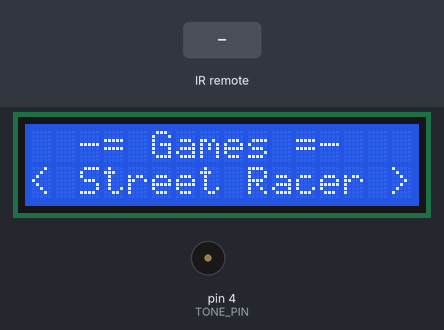
This sketch was run on a simulated Arduino Uno, built with avr-gcc and run on an emulated ATmega328P. Shown: 16×2 character LCD, buzzer (waves = sounding). Inputs (shaded band) come from the test bench. What the sketch prints to the serial monitor is not drawn.

Above: at 1.2 s.
1.3 s: infrared code 0xFF38C7 received
At 3.7 s:
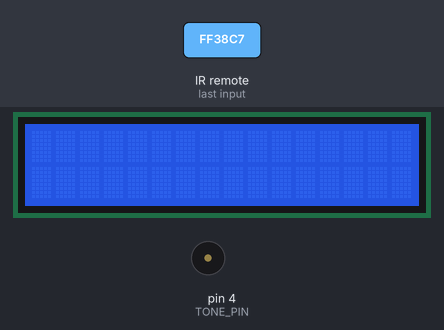
4.0 s: infrared code 0xFFA25D received
At 4.19 s:
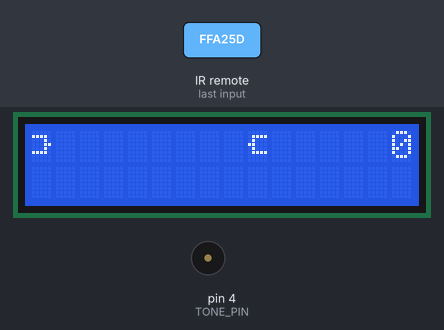
7.0 s: infrared code 0xFF4AB5 received
At 8.5 s:
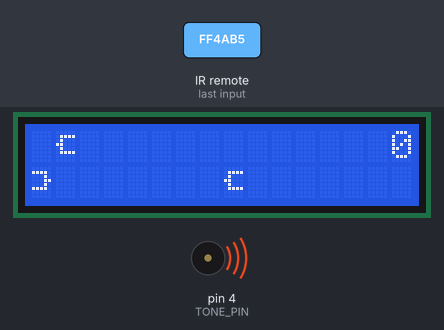
10.0 s: infrared code 0xFF629D received
At 11.2 s:
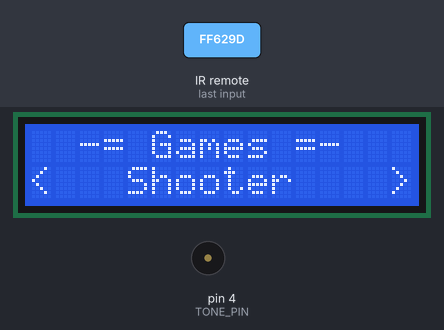
11.5 s: infrared code 0xFF38C7 received
At 11.67 s:
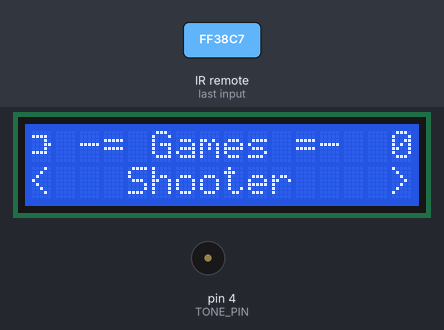
13.6 s: infrared code 0xFFE21D received
Timing chart, 0 to 16.6 s (numbered marks = the images above; inputs shaded):
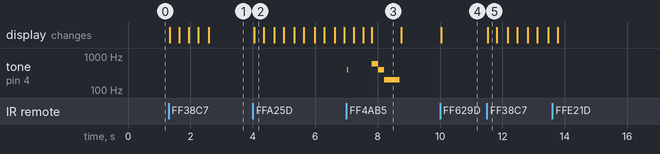

Measured:
- after the input at 1.3 s, the display: first changes at once (image 1 shows a later state)
- after the input at 4.0 s, the display: changes at once (image 2)
- after the input at 7.0 s, the display: first changes after 0.24 s (image 3 shows a later state)
- after the input at 10.0 s, the display: changes at once (image 4)
- after the input at 11.5 s, the display: changes at once (image 5)
- by itself, tone on pin 4 (TONE_PIN): plays 400 Hz for 0.03 s, 600 Hz for 0.20 s, 400 Hz for 0.20 s, 200 Hz for 0.50 s
- what the display in image 3 shows lasts 1.0 s, from 7.8 s to 8.8 s

The sketch:

Arduino-Display-Game.ino
```cpp
#include <LiquidCrystal_I2C.h>
#include <IRremote.h>
#include <Wire.h>

const int LCD_I2C_ADDRESS = 0x3F;

// Arduino remote controller
const long int BUTTON_CH        = 0xFF629D;    // CH
const long int BUTTON_CH_MINUS  = 0xFFA25D;    // CH-
const long int BUTTON_CH_PLUS   = 0xFFE21D;    // CH+
const long int BUTTON_START     = 0xFF30CF;    // BUTTON 1
const long int BUTTON_LEFT      = 0xFF10EF;    // BUTTON 4
const long int BUTTON_RIGHT     = 0xFF5AA5;    // BUTTON 6
const long int BUTTON_UP        = 0xFF18E7;    // BUTTON 2
const long int BUTTON_DOWN      = 0xFF4AB5;    // BUTTON 8
const long int BUTTON_SHOOT     = 0xFF38C7;    // BUTTON 5
const long int BUTTON_NEXT      = 0xFF02FD;    // NEXT
const long int BUTTON_PREV      = 0xFF22DD;    // PREV
const long int BUTTON_VOL_PLUS  = 0xFFA857;    // VOL+
const long int BUTTON_VOL_MINUS = 0xFFE01F;    // VOL-
const long int BUTTON_EQ        = 0xFF906F;    // EQ
const long int BUTTON_PUSHED    = 0xFFFFFFFF;  // ALL PUSHED BUTTONS

const byte GAME_STREET_RACER    = 0;
const byte GAME_SHOOTER         = 1;

const byte DIRECTION_RIGHT  = 0;
const byte DIRECTION_LEFT   = 1;

const byte BORDER_RIGHT   = 15;
const byte BORDER_LEFT    = 0;
const byte BORDER_UP      = 0;
const byte BORDER_DOWN    = 1;

const byte PASSED_BOT_FOR_NEXT_LEVEL = 10;
const byte DEAD_BOT_FOR_NEXT_LEVEL   = 10;

const byte RECV_PIN  = 2;
const byte TONE_PIN  = 4;

byte PLAYER[8] =
{
  B00000,
  B11110,
  B00010,
  B00011,
  B00010,
  B11110,
  B00000,
};

byte BOT[8] =
{
  B00000,
  B01111,
  B01000,
  B11000,
  B01000,
  B01111,
  B00000,
};

byte player_x, player_y;    // Координаты игрока
byte bot_1_x, bot_1_y;      // Координаты бота №1
byte bot_2_x, bot_2_y;      // Координаты бота №2
byte shoot_x, shoot_y;      // Координаты снаряда
byte last_direction, game_settings;
boolean is_menu, is_game, is_lose, is_shoot;
boolean bot_is_passed, bot_is_dead;
int tick, passed_bot, dead_bot, bot_speed, level;
long int last_pressed_button, frequency;

IRrecv irrecv(RECV_PIN);
LiquidCrystal_I2C lcd(LCD_I2C_ADDRESS,16,2);

decode_results results;

// Вывод меню
void print_menu() {
  lcd.setCursor(1, 0);
  lcd.print(" -= Games =- ");
  switch (game_settings) {
    case GAME_STREET_RACER:
      lcd.setCursor(0, 1);
      lcd.print("< Street Racer >");
      break;
    case GAME_SHOOTER:
      lcd.setCursor(0, 1);
      lcd.print("<   Shooter    >");
      break;
  }
}

// Вывод сообщения о проигрыша
void print_lose_screen() {
  lcd.setCursor(4, 0);
  lcd.print("You lose!");
  lcd.setCursor(0, 1);
  lcd.print("Press 5 to start");
}

// Отрисовка игрока
void print_player(byte x, byte y) {
  lcd.setCursor(x, y);
  lcd.print("\1");
}

// Отрисовка ботов
void print_bot(byte x, byte y) {
  lcd.setCursor(x, y);
  lcd.print("\2");
}

// Отрисовка снаряда
void print_shoot(byte x, byte y) {
  lcd.setCursor(x, y);
  lcd.print("*");
}

// Вывод сообщения о сдедующем уровне
void print_level() {
  lcd.setCursor(4, 0);
  lcd.print("level ");
  if (level < 10) {
    lcd.setCursor(10, 0);
  } else {
    lcd.setCursor(11, 0);
  }
  lcd.print(level);
}

// Вывод сообщения о проиденных ботах
void print_passed_bot() {
  if (passed_bot < 10) {
    lcd.setCursor(15, 0);
  }

  if (passed_bot >= 10 && passed_bot < 100) {
    lcd.setCursor(14, 0);
  }

  if (passed_bot >= 100) {
    lcd.setCursor(13, 0);
  }
  lcd.print(passed_bot);
}

// Вывод сообщения о проиденных ботах
void print_dead_bot() {
  if (dead_bot < 10) {
    lcd.setCursor(15, 0);
  }

  if (dead_bot >= 10 && dead_bot < 100) {
    lcd.setCursor(14, 0);
  }

  if (dead_bot >= 100) {
    lcd.setCursor(13, 0);
  }
  lcd.print(dead_bot);
}

// Сигнал шага игрока
void signal_step() {
  tone(TONE_PIN, 400);
  delay(30);
  noTone(TONE_PIN);
}

// Сигнал стрельбы
void signal_shoot() {
  tone(TONE_PIN, 800);
  delay(50);
  noTone(TONE_PIN);
}

// Сигнал проинрыша
void signal_lose() {
  tone(TONE_PIN, 600);
  delay(200);
  tone(TONE_PIN, 400);
  delay(200);
  tone(TONE_PIN, 200);
  delay(500);
  noTone(TONE_PIN);
}

// Сигнал проинрыша
void signal_next_level() {
  tone(TONE_PIN, 300);
  delay(100);
  tone(TONE_PIN, 200);
  delay(100);
  tone(TONE_PIN, 400);
  delay(100);
  tone(TONE_PIN, 300);
  delay(100);
  tone(TONE_PIN, 500);
  delay(100);
  tone(TONE_PIN, 400);
  delay(300);
  noTone(TONE_PIN);
}

// Продолжить движение игрока при зажатой кнопке движения
void repeat_direction() {
     switch (last_direction) {
      case DIRECTION_RIGHT:
        if (player_x < BORDER_RIGHT) player_x++;
        break;
      case DIRECTION_LEFT:
        if (player_x > BORDER_LEFT) player_x--;
        break;
    }
}

void init_game() {
    player_x        = BORDER_LEFT;
    player_y        = BORDER_UP;
    bot_1_x         = BORDER_RIGHT+1;
    bot_1_y         = BORDER_UP;
    bot_2_x         = BORDER_RIGHT+1+BORDER_RIGHT/2;
    bot_2_y         = BORDER_DOWN;
    shoot_x         = BORDER_LEFT-1;
    shoot_y         = player_y;

    is_menu         = false;
    is_game         = true;
    is_lose         = false;
    is_shoot        = false;

    bot_is_passed   = false;
    bot_is_dead     = false;
    passed_bot      = 0;
    dead_bot        = 0;
    bot_speed       = 5;

    level           = 1;
    last_direction  = DIRECTION_RIGHT;
};

void setup() {
  Serial.begin(9600);

  irrecv.enableIRIn();
  pinMode(TONE_PIN, OUTPUT);

  lcd.begin();
  lcd.backlight();
  lcd.createChar(1, PLAYER);
  lcd.createChar(2, BOT);

  is_menu = true;
  game_settings = GAME_STREET_RACER;
  last_direction = 0;
}

void loop() {

  // Считываем данные получаемые IR датчиком
  if (irrecv.decode(&results)) {
    Serial.println(results.value, HEX);

    switch(results.value) {
      case BUTTON_CH:
        is_menu = true;
        break;
      case BUTTON_CH_MINUS:
      case BUTTON_CH_PLUS:
        game_settings = (game_settings + 1) % 2;
        break;
      case BUTTON_RIGHT:
        if (is_menu) {
          game_settings = (game_settings + 1) % 2;
        }
        if (is_game) {
          if (player_x < BORDER_RIGHT) player_x++;
          signal_step();
          last_direction = DIRECTION_RIGHT;
        }
        last_pressed_button = BUTTON_RIGHT;
        break;
      case BUTTON_LEFT:
        if (is_menu) {
          game_settings = (game_settings + 1) % 2;
        }
        if (is_game) {
          if (player_x > BORDER_LEFT) player_x--;
          signal_step();
          last_direction = DIRECTION_LEFT;
        }
        last_pressed_button = BUTTON_LEFT;
        break;
      case BUTTON_UP:
        if (is_game) {
          if (player_y != BORDER_UP) player_y--;
          signal_step();
        }
        last_pressed_button = BUTTON_UP;
        break;
      case BUTTON_DOWN:
        if (is_game) {
          if (player_y != BORDER_DOWN) player_y++;
          signal_step();
        }
        last_pressed_button = BUTTON_DOWN;
        break;
      case BUTTON_SHOOT:
        if (is_menu || is_lose) {
          init_game();
          break;
        }
        if (is_game && game_settings == GAME_SHOOTER) {
          is_shoot = true;
          shoot_x = player_x + 1;
          shoot_y = player_y;
          signal_shoot();
        }
        last_pressed_button = BUTTON_SHOOT;
        break;
     case BUTTON_PUSHED:
        if (last_pressed_button == BUTTON_RIGHT) {
          repeat_direction();
          signal_step();
        }
        if (last_pressed_button == BUTTON_LEFT) {
          repeat_direction();
          signal_step();
        }
        break;
    };

    //last_pressed_button = results.value;

    irrecv.resume(); // Receive the next value
  }

  // Вывод экрана меню игры
  if (is_menu) {
    print_menu();
    return;
  };

  // Вывод сообщения о поражение
  if (is_lose) {
    print_lose_screen();
    return;
  }

  if (is_game) {

    // Отрисовка игрока и ботов
    print_bot(bot_1_x, bot_1_y);
    print_bot(bot_2_x, bot_2_y);
    print_player(player_x, player_y);

    // Game №1 - GAME_SHOOTER
    if (game_settings == GAME_SHOOTER) {
      print_dead_bot();

      // Шаг бота с периодом (100 / bot_speed) * tick секунд, где tick == 10мс
      if (tick % (100 / bot_speed) == 0) {
        bot_1_x--;
        bot_2_x--;

        // Если бот достиг левой границы поля, то защитываем проигрыш
        if (bot_1_x == BORDER_LEFT || bot_2_x == BORDER_LEFT) {
          is_lose = true;
          signal_lose();
        }
      }

      // Если убито 10 ботов, то переходим на следующий уровень (увеличаем скорость движения ботов)
      if (dead_bot % DEAD_BOT_FOR_NEXT_LEVEL == 0 && bot_is_dead && !is_lose) {
        dead_bot++;
        print_level();
        signal_next_level();
        bot_is_dead = false;
        level++;
      }

      // Расчет координат движения снаряда
      if (tick % 2 == 0 && is_shoot) {
        shoot_x++;
      }

      // Если снаряд достиг правой границы поля, то прекращаем расчет координат снаряда
      if (shoot_x == BORDER_RIGHT) {
        is_shoot = false;
      }

      // Пробитие бота №1 снарядом
      if (shoot_x == bot_1_x && shoot_y == bot_1_y) {
        bot_1_x = BORDER_RIGHT+1;
        shoot_x = BORDER_LEFT - 1;
        is_shoot = false;
        bot_is_dead = true;
        dead_bot++;
      }

        // Пробитие бота №2 снарядом
      if (shoot_x == bot_2_x && shoot_y == bot_2_y) {
        bot_2_x = BORDER_RIGHT+1;
        shoot_x = BORDER_LEFT - 1;
        is_shoot = false;
        bot_is_dead = true;
        dead_bot++;
      }

      print_shoot(shoot_x, shoot_y);
    }

    // Game №2 - GAME_STREET_RACER
    if (game_settings == GAME_STREET_RACER) {
      print_passed_bot();

      // Шаг бота с периодом (100 / bot_speed) * tick секунд, где tick == 10мс
      if (tick % (100 / bot_speed) == 0) {
        bot_1_x--;
        bot_2_x--;

        // Если бот достиг левой границы поля, увеличиваем счетчик пройденных ботов на 1
        if (bot_1_x == BORDER_LEFT || bot_2_x == BORDER_LEFT) {
          passed_bot++;
          bot_is_passed = true;
        }
      }

      // Если пройдено 10 ботов без столкновений, то переходим на следующий уровень (увеличаем скорость движения ботов)
      if (passed_bot % PASSED_BOT_FOR_NEXT_LEVEL == 0 && bot_is_passed && !is_lose) {
        bot_speed++;
        print_level();
        signal_next_level();
        bot_is_passed = false;
        level++;
      }

      // Если бот №1 достиг середины поля, то запускаем бота №2
      if (bot_1_x == BORDER_RIGHT / 2) {
        bot_2_x = BORDER_RIGHT + 1;
      }

      // Если бот №2 достиг середины поля, то запускаем бота №1
      if (bot_2_x == BORDER_RIGHT / 2) {
        bot_1_x = BORDER_RIGHT + 1;
      }
    }

    // Если игрок столнулся с одним из ботов, то засчитываем поражение
    if (bot_1_x == player_x && bot_1_y == player_y || bot_2_x == player_x && bot_2_y == player_y) {
      is_lose = true;
      signal_lose();
    };
  }

  delay(10);
  lcd.clear();
  tick++;
}
```
